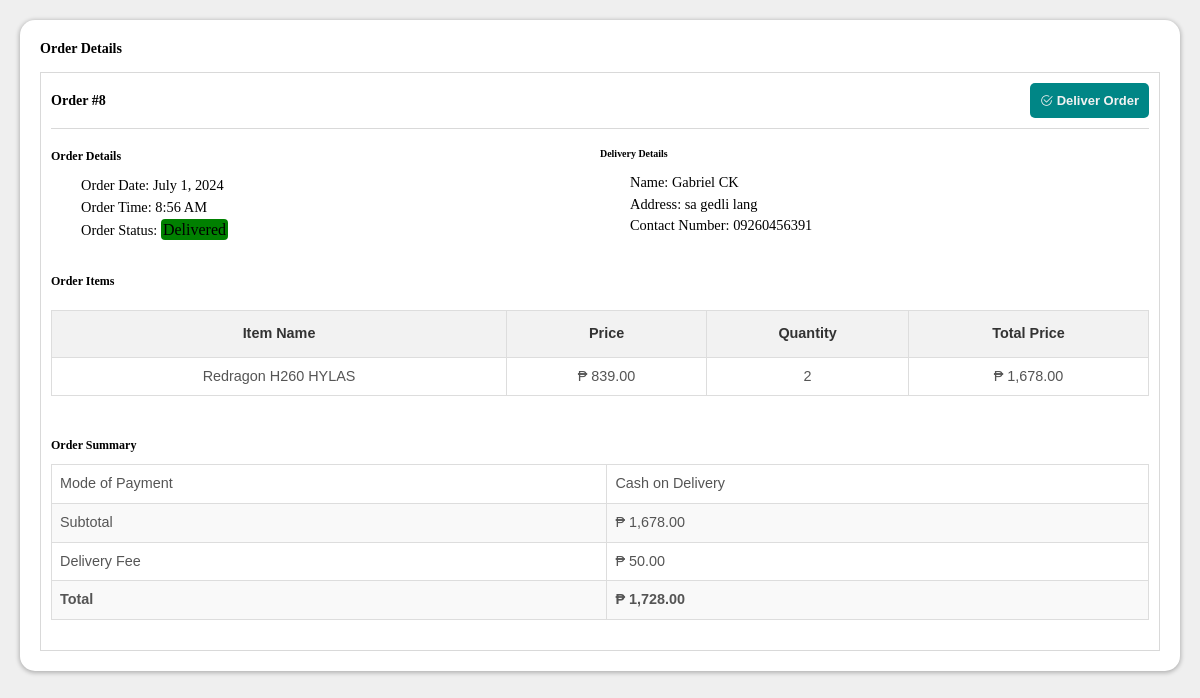
Screenshot of /admin/view_order2.php?id=8 with the database file from the repository.
### tables this page shows
CREATE TABLE `orders_prod` (
  `orderID` int(50) NOT NULL,
  `customerID` int(50) NOT NULL,
  `items` text NOT NULL,
  `shipID` int(50) NOT NULL,
  `payment` varchar(250) NOT NULL,
  `order_date` timestamp NOT NULL DEFAULT current_timestamp(),
  `status` varchar(100) NOT NULL,
  `total_amount` int(250) NOT NULL
);

CREATE TABLE `customerinfo` (
  `customerID` int(100) NOT NULL,
  `name` text NOT NULL,
  `email` varchar(250) NOT NULL,
  `contactNum` varchar(100) NOT NULL,
  `address` varchar(250) NOT NULL,
  `password` varchar(100) NOT NULL
);

CREATE TABLE `shipping` (
  `shipID` int(50) NOT NULL,
  `customerID` int(50) NOT NULL,
  `address` text NOT NULL
);

### admin/view_order2.php (the view, shortened to what this page needs)
<!DOCTYPE html>
<html lang="en">
<head>
    <link rel="stylesheet" href="css/dashboard.css">
    <link rel="stylesheet" href="../assets/font/inter.css">
    <link rel="stylesheet" href="../node_modules/bootstrap-icons/font/bootstrap-icons.css">
    <link rel="stylesheet" type="text/css" href="https://cdn.datatables.net/1.10.25/css/jquery.dataTables.css">
</head>
<body>
    <div class="dashboard-content">
        <?php
                        $servername = "localhost";
                        $username = "root";
                        $password = "";
                        $dbname = "th_db";
                        $conn = new mysqli($servername, $username, $password, $dbname);
                            $orderID = $_GET['id'];
                            $sql = "SELECT * FROM orders_prod where orderID = $orderID";
                            $results = $conn->query($sql);
                            $result = $conn->query($sql);
                            $rowz = $results->fetch_assoc();
                            $orderStatus = $rowz['status'];
                            function getBadgeClass($status) {
                                switch ($status) {
                                    case "delivered":
                                        return "badge bg-success";
                                }
                            }
                                $badgeClass = getBadgeClass($orderStatus);
                                $html = "<p  >Order Status: <span class=\"$badgeClass\" style= 'font-size:1rem;'>" . ucfirst($orderStatus) . "</span></p>";
                            $sql = "SELECT * FROM customerinfo where customerID = customerID";
                            $results = $conn->query($sql);
                            $rows = $results->fetch_assoc();
        ?>
        <div class="wrapper-dashboard">
            <div class="flex-parent">
                <h3>Order Details</h3>
            </div><br>
            <div class="card-body">
<div class="flex-container">
        <h3>Order #<?php echo $rowz['orderID']?></h3>
        <form action="" method="post">
            <button type="submit" class="button-link">
                <i class="bi bi-check2-circle"></i> Deliver Order
            </button>
        </form>
    </div><br>
                                        <div class="row">
                                            <div class="col-sm-6">
                                                <h4>Order Details</h4>
                                                <div style="padding:10px 0 0 30px">
                                                    <?php
                                                    $order_date = $rowz['order_date'];
                                                    $dateTime = new DateTime($order_date);
                                                    $orderDate = $dateTime->format('F j, Y');
                                                    $orderTime = $dateTime->format('g:i A');
                                                    ?>
                                                    <p>Order Date: <?php echo $orderDate; ?></p>
                                                    <p>Order Time: <?php echo $orderTime; ?></p>
                                                    <?php echo $html?>
                                                </div>
                                            </div>
                                            <div class="col-sm-6">
                                                <h5>Delivery Details</h5>
                                                <div style="padding:10px 0 0 30px">
                                                    <p>Name: <?php echo $rows['name']?></p>
                                                    <p>Address: <?php
                                                        $shipID = $rowz['shipID'];
                                                     $sql2 = "SELECT * FROM shipping where shipID = $shipID";
                                                    $resultz = $conn->query($sql2);
                                                    $rows2 = $resultz->fetch_assoc();
                                                    echo $rows2['address'];
                                                     ?></p>
                                                    <p>Contact Number: <?php
                                                        $customerID = $rowz['customerID'];
                                                     $sql2 = "SELECT * FROM customerinfo where customerID = $customerID";
                                                    $resultz = $conn->query($sql2);
                                                    $rows2 = $resultz->fetch_assoc();
                                                    echo $rows2['contactNum'];
                                                     ?></p>
                                                </div>
                                            </div>
                                        </div>
                                        <div class="row">
                                            <div class="col-sm-12" style="margin-top:30px;">
                                                <h4>Order Items</h4>
                                                <table class="table" style="text-align:center; font-size:0.9rem;">
                                                    <thead>
                                                        <tr>
                                                            <th>Item Name</th>
                                                            <th>Price</th>
                                                            <th>Quantity</th>
                                                            <th>Total Price</th>
                                                        </tr>
                                                    </thead>
                                                    <?php $totalOrderPrice = 0;
                                    if ($result->num_rows > 0) {
                                    while ($row = $result->fetch_assoc()) {
                                        if ($row['items'] !== null) {
                                            $items_data = json_decode($row['items'], true);
                                                foreach ($items_data as $item) {
                                                    $name = $item['name'];
                                                    $price = $item['price'];
                                                    $qty = $item['qty'];
                                                    $formattedPrice = number_format($price, 2);
                                                    $totalPrice = $item['totalPrice'];
                                                    $formattedTotalPrice = number_format($totalPrice, 2);
                                                    $totalOrderPrice += $totalPrice;
                                                    $formattedTotalOrderPrice= number_format($totalOrderPrice, 2);
                                                   echo' <tr>
                                                        <td>' . $name . '</td>
                                                        <td>₱ ' . $formattedPrice. '</td>
                                                        <td>' . $qty . '</td>
                                                        <td>₱ ' . $formattedTotalPrice . '</td>
                                                    </tr>';
                                                }
                                        } else {
                                            echo "'items' column is null";
                                        }
                                            }
                                        } else {
                                            echo "0 results";
                                        }
                                                   $deliveryFee = 50;
                                                    $formattedDeliveryFee = number_format($deliveryFee, 2);
                                                    $totalAmount = $totalOrderPrice + $deliveryFee;
                                                    $formattedtotalAmount = number_format($totalAmount, 2);
                                            ?>
                                                </table>
                                            </div>
                                        </div>
                                        <div class="row">
                                            <div class="col-sm-12" style="margin-top:20px;">
                                                <h4>Order Summary</h4>
                                                <table class="table" style="text-align:left; margin-top:10px; font-size:0.9rem;">
                                                    <tbody>
                                                        <tr class="subtotal" style="font-weight:500;">
                                                            <td>Mode of Payment</td>
                                                            <td>Cash on Delivery</td>
                                                        </tr>
                                                        <tr class="subtotal" style="font-weight:500;">
                                                            <td>Subtotal</td>
                                                            <td>₱ <?php echo $formattedTotalOrderPrice?></td>
                                                        </tr>
                                                        <tr class="lasttotal" style="font-weight:500;">
                                                            <td>Delivery Fee</td>
                                                            <td>₱
                                                                <?php echo $formattedDeliveryFee?></td>
                                                        </tr>
                                                        <tr class="total">
                                                            <td style="font-weight:bold;">Total</td>
                                                            <td style="font-weight:bold;">₱
                                                                <?php echo $formattedtotalAmount?></td>
                                                        </tr>
                                                    </tbody>
                                                </table>
                                            </div>
                                        </div>
                                    </div>
        </div>
    </div>
</body>
</html>

### admin/css/dashboard.css (style rules this page uses)
* { margin: 0; box-sizing: border-box; padding: 0; }
:root { --lightColor: #F5F5F5; --shadedColor: #E7E7E7; --darkModeNav: #292929; --darkBody: #5C5C5C; }
.dashboard-content { padding: 20px; font: 12px/normal 'Inter'; background-color: #EFEFEF; }
.wrapper-dashboard { width: 100%; height: auto; flex-shrink: 0; padding:20px; border-radius: 15px; background: #FFF; box-shadow: 0px 1px 4px 1px rgba(0, 0, 0, 0.25); }

### admin/view_order2.php (style rules this page uses)
.dashboard-content { width: 100%; padding: 20px; min-height: 100vh; }
.button-link { width: auto; height: auto; flex-shrink: 0; display: inline-block; font-size: 13px; text-align: center; text-decoration: none; color:#f2f2f2; padding:10px; margin-left:10px; font-weight:bold; border-radius:5px; background-color: #008686; border:none; cursor:pointer; }
.flex-parent { display: flex; align-items: center; justify-content: space-between; }
.flex-parent h3 { margin: 0; transition: transform 0.2s ease-in-out; display: flex; align-items: center; }
.table { width: 100%; border-collapse: collapse; text-align: center; margin: 20px 0; font-family: Arial, sans-serif; }
.table thead { background-color: #f2f2f2; color: #333; font-weight: bold; }
.table th, .table td { border: 1px solid #ddd; padding: 8px; }
.table th { padding-top: 12px; padding-bottom: 12px; }
.table tbody tr:nth-child(even) { background-color: #f9f9f9; }
.table tbody td { color: #555; }
.wrapper-dashboard { margin:0; }
.card-body { border:1px solid #d9d9d9; width:auto; padding:10px; margin: 0 auto; display: block; line-height:1.5; }
.card-body p { font-size:0.9rem; color:black; }
.col-sm-6 { box-sizing: border-box; }
@media (min-width: 576px) { .col-sm-6 { width: 50%; float: left; } }
.row::after { content: ""; display: table; clear: both; }
.flex-container { display: flex; align-items: center; justify-content: space-between; border-bottom:1px solid #d9d9d9; padding-bottom:10px; }
.flex-container form { margin: 0; }
.flex-container button { margin-left: 20px; }
.badge { padding: 2px; border-radius: 0.25em; font-size: 1rem; color: black; }
.bg-success { background-color: green; }

### rows the page displays
orders_prod: orderID "8", order_date "July 1, 2024", order_date "8:56 AM", status "Delivered", name "Redragon H260 HYLAS", formattedPrice "839.00", qty "2", formattedTotalPrice "1,678.00"
customerinfo: name "Gabriel CK", contactNum "09260456391"
shipping: address "sa gedli lang"

### other values shown
$formattedTotalOrderPrice "1,678.00"
$formattedDeliveryFee "50.00"
$formattedtotalAmount "1,728.00"
